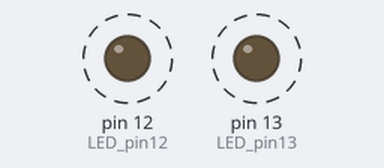
This sketch was run on a simulated Arduino Uno, built with avr-gcc and run on an emulated ATmega328P. Parts: output pins drawn as LEDs (lit = HIGH). Dashed ring = blinking. What the sketch prints to the serial monitor is not drawn.

Above: at 1.0 s.
Timing chart, 0 to 4.6 s (numbered marks = the images above):
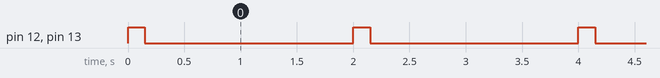

The sketch:

Led_V3.ino
```cpp
#define LED_pin13 13
#define LED_pin12 12
#define TEMPO_T1 150  // Cas2:15   Cas3: 2
#define TEMPO_T2 1850 // Cas2:185  Cas3: 18

int i;
long int tempo;

void setup() {
    Serial.begin(9600);

    pinMode(LED_pin13, OUTPUT);  //Broche 12 en sortie
    pinMode(LED_pin12, OUTPUT);  //Broche 12 en sortie
    digitalWrite(LED_pin13, LOW);  //Broche 13 LED éteinte
    digitalWrite(LED_pin12, LOW);  //Broche 13 LED éteinte
}

void loop() {
  // put your main code here, to run repeatedly:

      digitalWrite(LED_pin13, HIGH);
      digitalWrite(LED_pin12, HIGH);

      Serial.println("LED 13,12 etat haut");
      delay(TEMPO_T1);

      digitalWrite(LED_pin13, LOW);
      digitalWrite(LED_pin12, LOW);

      Serial.println("LED 13,12 etat bas");
      delay(TEMPO_T2);  //Temporisation

}
```

Measured:
- by itself, pin 12 (LED_pin12), pin 13 (LED_pin13): alternates HIGH for 0.15 s and LOW for 1.9 s
